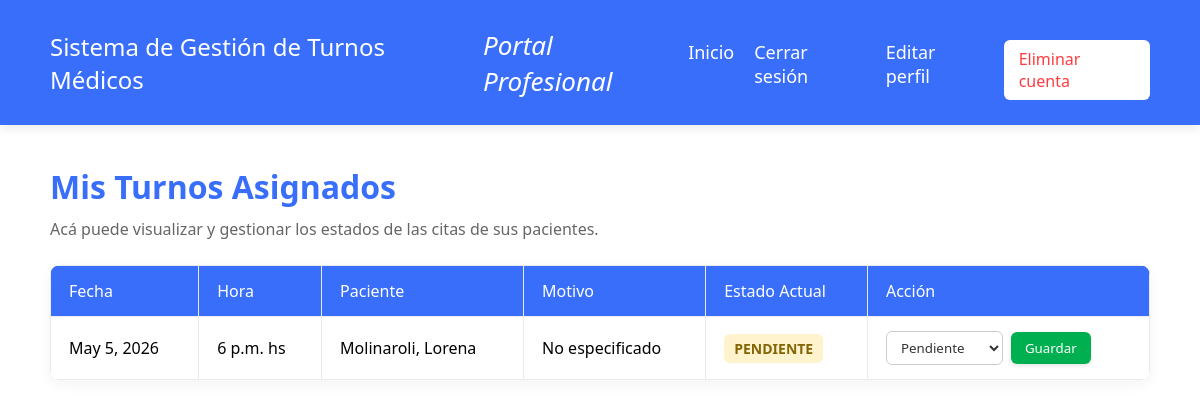
The app's page /lista-turnos-profesional/ (signed in), older data.
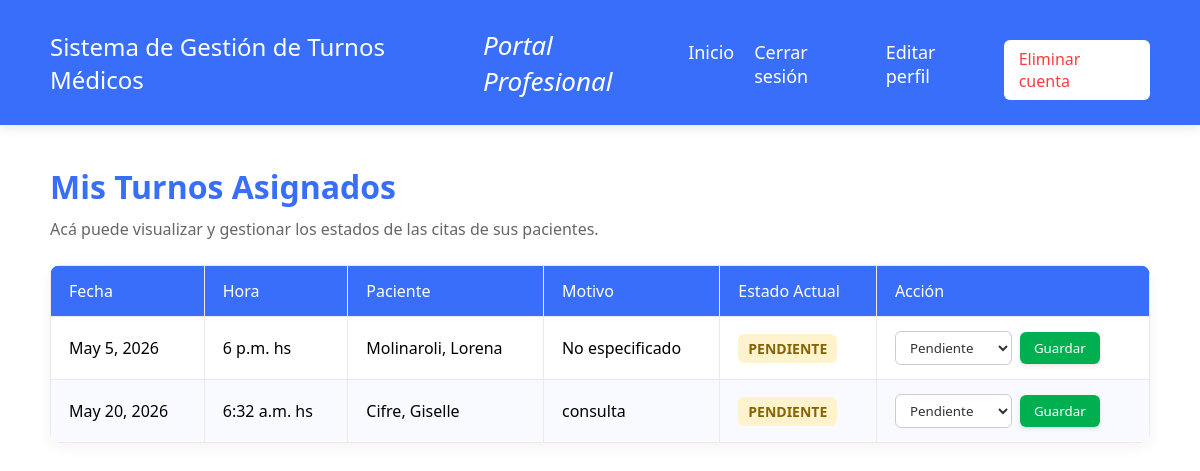
The same page, newer data.
### turnos/models.py (models this page shows, shortened)
class Turno(models.Model):
    ESTADOS_CHOICES = [
        ('PENDIENTE', 'Pendiente'),
        ('CONFIRMADO', 'Confirmado'),
        ('CANCELADO', 'Cancelado'),
        ('REALIZADO', 'Realizado'),
    ]
    paciente = models.ForeignKey(Paciente, on_delete=models.CASCADE) # models.ForeignKey, conecta el turno directamente con un registro de paciente y de profesional
    profesional = models.ForeignKey(Profesional, on_delete=models.CASCADE) # on_delete=models.CASCADE, significa que si se borra un paciente del sistema, se van a borrar automáticamente todos sus turnos asociados.
    fecha = models.DateField()
    hora = models.TimeField()
    motivo = models.TextField(blank=True, null=True)
    estado = models.CharField(max_length=20, choices=ESTADOS_CHOICES, default='PENDIENTE')

class Paciente(models.Model):
    nombre = models.CharField(max_length=100)
    apellido = models.CharField(max_length=100)
    dni = models.CharField(max_length=20, unique=True)
    email = models.EmailField(unique=True)
    contrasena = models.CharField(max_length=255) # Para guardar la clave encriptada

### turnos/views.py (the view)
# urls.py: path('lista-turnos-profesional/', views.lista_turnos_profesional, name='lista_turnos_profesional'),
def lista_turnos_profesional(request):
    profesional_id = request.session.get('profesional_id')
    if not profesional_id:
        return redirect('ingreso_profesional')
    profesional = Profesional.objects.get(id=profesional_id)
    turnos = Turno.objects.filter(profesional_id=profesional_id)
    return render(request, 'turnos/lista_turnos_profesional.html', {
        'turnos': turnos,
        'profesional': profesional
    })

### turnos/templates/turnos/lista_turnos_profesional.html (shortened to what this page needs)
<!DOCTYPE html>
<html lang="es">
<head>
</head>
<body>
    <header>
        <div class="logo-titulo">Sistema de Gestión de Turnos Médicos</div>
        <div class="subtitulo-portal">Portal Profesional</div>
        <div style="display: flex; gap: 20px; margin-top: 15px;">
            <a href="{% url 'inicio' %}" style="color: white; text-decoration: none; font-size: 18px;">Inicio</a>
            <a href="{% url 'cerrar_sesion' %}" style="color: white; text-decoration: none; font-size: 18px;">Cerrar sesión</a>
            <a href="{% url 'editar_profesional' %}" style="color: white; text-decoration: none; font-size: 18px;">Editar perfil</a>
            <a href="{% url 'baja_profesional' %}" style="color: #FF3B3F; text-decoration: none; font-size: 16px; background-color: white; padding: 8px 15px; border-radius: 6px; font-weight: 500;">Eliminar cuenta</a>
        </div>
    </header>
    <div class="contenido">
        <h1>Mis Turnos Asignados</h1>
        <p>Acá puede visualizar y gestionar los estados de las citas de sus pacientes.</p>
        <table>
            <thead>
                <tr>
                    <th>Fecha</th>
                    <th>Hora</th>
                    <th>Paciente</th>
                    <th>Motivo</th>
                    <th>Estado Actual</th>
                    <th>Acción</th>
                </tr>
            </thead>
            <tbody>
                {% for turno in turnos %}
                <tr>
                    <td>{{ turno.fecha }}</td>
                    <td>{{ turno.hora }} hs</td>
                    <td>{{ turno.paciente.apellido }}, {{ turno.paciente.nombre }}</td>
                    <td>{{ turno.motivo|default:"No especificado" }}</td>
                    <td>
                        <span class="estado
                            {% if turno.estado == 'PENDIENTE' %}estado-pendiente
                            {% elif turno.estado == 'CONFIRMADO' %}estado-
                            {% elif turno.estado == 'REALIZADO' %}estado-realizado
                            {% else %}estado-cancelado{% endif %}">
                            {{ turno.estado }}
                        </span>
                    </td>
                    <td>
                        <form action="{% url 'cambiar_estado_turno' turno.id %}" method="POST" style="display: flex; align-items: center;">
                            <select name="estado">
                                <option value="PENDIENTE" {% if turno.estado == 'PENDIENTE' %}selected{% endif %}>Pendiente</option>
                            </select>
                            <button type="submit" class="btn-guardar">Guardar</button>
                        </form>
                    </td>
                </tr>
                {% empty %}
                <tr>
                    <td colspan="6" style="text-align: center; color: #999; padding: 30px;">No tenés turnos asignados en este momento.</td>
                </tr>
                {% endfor %}
            </tbody>
        </table>
    </div>
</body>
</html>

### turnos/templates/turnos/lista_turnos_profesional.html (style rules this page uses)
* { margin: 0; padding: 0; box-sizing: border-box; font-family: 'Segoe UI', Tahoma, Geneva, Verdana, sans-serif; }
body { background-color: #FFFFFF; height: 100vh; display: flex; flex-direction: column; }
header { background-color: #386EF9; width: 100%; padding: 25px 50px; display: flex; justify-content: space-between; align-items: center; box-shadow: 0 4px 10px rgba(0, 0, 0, 0.08); }
.logo-titulo { font-size: 24px; font-weight: 500; color: #FFFFFF; }
.subtitulo-portal { font-size: 26px; font-style: italic; font-weight: 500; color: #FFFFFF; }
.contenido { padding: 40px 50px; flex: 1; }
h1 { color: #386EF9; margin-bottom: 10px; font-weight: 600; }
p { color: #666; margin-bottom: 25px; }
table { width: 100%; border-collapse: collapse; background: #fff; border-radius: 10px; overflow: hidden; box-shadow: 0 4px 15px rgba(0,0,0,0.05); margin-top: 10px; }
th, td { padding: 14px 18px; border: 1px solid #EAEAEA; text-align: left; vertical-align: middle; }
th { background-color: #386EF9; color: white; font-weight: 500; }
tr:nth-child(even) { background-color: #F8FAFF; }
select { padding: 6px 10px; border-radius: 6px; border: 1px solid #CCCCCC; background-color: #FFFFFF; font-family: inherit; color: #333333; outline: none; cursor: pointer; }
.btn-guardar { background-color: #00B050; color: white; border: none; padding: 7px 14px; border-radius: 6px; font-weight: 500; cursor: pointer; margin-left: 8px; box-shadow: 0 2px 4px rgba(0, 0, 0, 0.1); transition: background 0.2s; }
.estado { font-weight: bold; padding: 5px 10px; border-radius: 6px; font-size: 14px; text-transform: uppercase; display: inline-block; }
.estado-pendiente { background-color: #FFF3CD; color: #856404; }

Row changes from the older to the newer data that the page shows:
added Turno: fecha "May 20, 2026", hora "6:32 a.m.", paciente.apellido "Cifre", paciente.nombre "Giselle", motivo "consulta", estado "PENDIENTE", estado "Pendiente"
